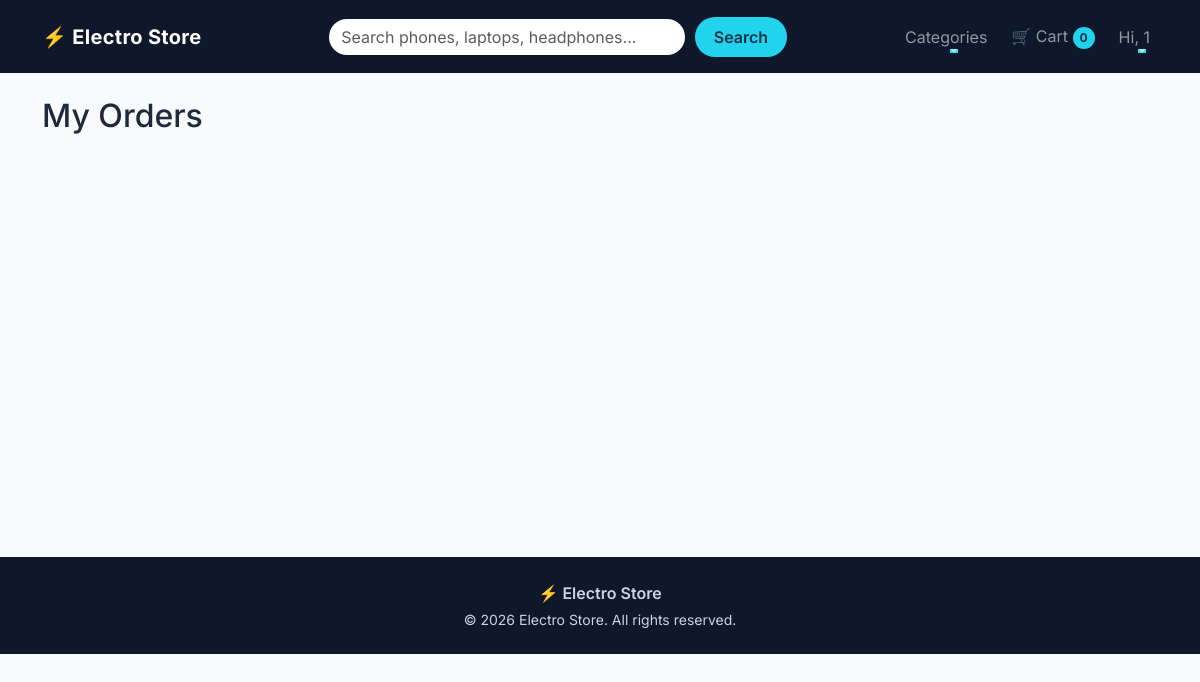
The page /orders/ (signed in) on the database as committed earlier.
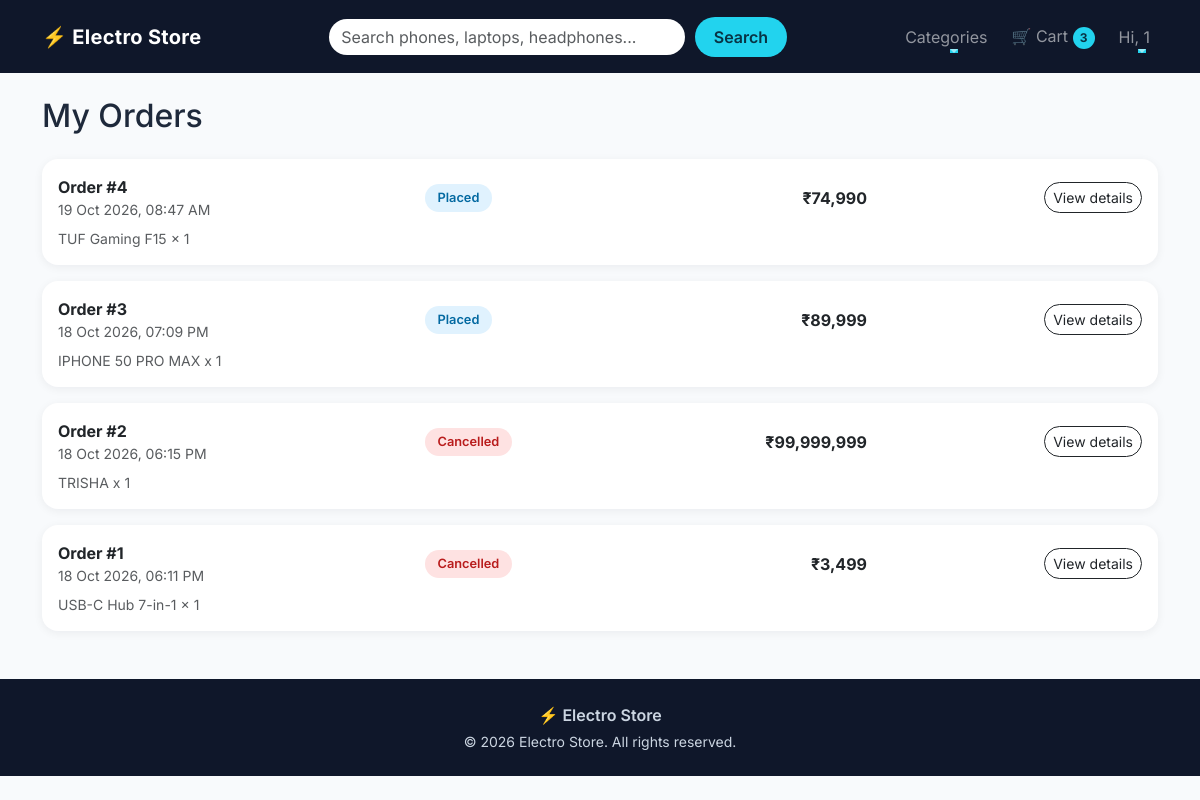
The same page on the database as committed later.
### orders/models.py (models this page shows, shortened)
class Order(models.Model):
    STATUS_CHOICES = [
        ('PLACED', 'Placed'),
        ('SHIPPED', 'Shipped'),
        ('OUT_FOR_DELIVERY', 'Out for delivery'),
        ('DELIVERED', 'Delivered'),
        ('CANCELLED', 'Cancelled'),
    ]
    user = models.ForeignKey(
        settings.AUTH_USER_MODEL,
        on_delete=models.CASCADE,
        related_name='orders'
    )
    full_name = models.CharField(max_length=100)
    phone = models.CharField(max_length=15)
    address_line = models.CharField(max_length=255)
    city = models.CharField(max_length=100)
    state = models.CharField(max_length=100)
    pincode = models.CharField(max_length=10)
    total_amount = models.DecimalField(max_digits=10, decimal_places=2)
    status = models.CharField(
        max_length=20,
        choices=STATUS_CHOICES,
        default='PLACED'
    )
    created_at = models.DateTimeField(auto_now_add=True)
    class Meta:
        ordering = ['-created_at']

class OrderItem(models.Model):
    order = models.ForeignKey(
        Order,
        on_delete=models.CASCADE,
        related_name='items'
    )
    product = models.ForeignKey(
        Product,
        on_delete=models.SET_NULL,
        null=True,
        blank=True
    )
    product_name = models.CharField(max_length=200)
    price = models.DecimalField(max_digits=10, decimal_places=2)
    quantity = models.PositiveIntegerField()

### orders/views.py (the view)
# urls.py: path('', views.order_list_view, name='order_list'),
@login_required
def order_list_view(request):
    orders = request.user.orders.prefetch_related('items')
    return render(
        request,
        'orders_templates/order_list.html',
        {'orders': orders}
    )

### cart/context_processors.py (called while the page is built)
def cart_count(request):
    count = 0
    if request.user.is_authenticated:
        cart = Cart.objects.filter(user=request.user).first()
        if cart:
            count = cart.total_items
    return {'cart_count': count}

### cart/models.py (called while the page is built)
    @property
    def total_items(self):
        return sum(item.quantity for item in self.items.all())

### store/context_processors.py (called while the page is built)
def categories(request):
    return {'nav_categories' : Category.objects.all()}

def wishlist_ids(request):
    if request.user.is_authenticated:
        ids = set(
            Wishlist.objects.filter(
                user=request.user
            ).values_list('product_id', flat=True)
        )
    else:
        ids = set()
    return {'wishlist_ids': ids}

### templates/orders_templates/order_list.html (shortened to what this page needs)
{% extends 'base.html' %}
{% load humanize %}
{% block content %}
<h2 class="mb-4">My Orders</h2>
{% for order in orders %}
<div class="card order-card mb-3 reveal">
  <div class="card-body">
    <div class="row align-items-center g-3">
      <div class="col-12 col-md-4">
        <strong>Order #{{ order.id }}</strong>
        <div class="text-muted small">{{ order.created_at|date:"d M Y, h:i A" }}</div>
      </div>
      <div class="col-6 col-md-3">
        <span class="status-badge status-{{ order.status }}">{{ order.get_status_display }}</span>
      </div>
      <div class="col-6 col-md-2 text-md-end fw-bold">
        ₹{{ order.total_amount|floatformat:0|intcomma }}
      </div>
      <div class="col-12 col-md-3 text-md-end">
        <a href="{% url 'orders:order_detail' order.id %}" class="btn btn-sm btn-outline-dark rounded-pill">View details</a>
      </div>
    </div>
    <div class="text-muted small mt-2">
      {% for item in order.items.all %}{{ item.product_name }} x {{ item.quantity }}{% if not forloop.last %}, {% endif %}{% endfor %}
    </div>
  </div>
</div>
{% endfor %}
{% endblock %}

### templates/base.html (shortened to what this page needs)
{% load static %}
<!DOCTYPE html>
<html lang="en">
<head>
  <link href="https://cdn.jsdelivr.net/npm/bootstrap@5.3.3/dist/css/bootstrap.min.css" rel="stylesheet">
  <link href="{% static 'css/style.css' %}" rel="stylesheet">
</head>
<body>
  <nav class="navbar navbar-expand-lg navbar-dark sticky-top site-navbar" id="mainNavbar">
    <div class="container">
      <a class="navbar-brand" href="{% url 'store:home' %}"><span class="brand-icon">⚡</span> Electro Store</a>
      <div class="collapse navbar-collapse" id="navMenu">
        <form class="search-form mx-lg-auto my-3 my-lg-0" role="search" action="{% url 'store:product_list' %}"
          method="get">
          <input class="form-control" type="search" name="q" placeholder="Search phones, laptops, headphones...">
          <button class="btn btn-accent" type="submit">Search</button>
        </form>
        <ul class="navbar-nav align-items-lg-center gap-lg-2">
          <li class="nav-item dropdown">
            <a class="nav-link nav-anim dropdown-toggle" href="#" role="button" data-bs-toggle="dropdown"
              aria-expanded="false">
              Categories
            </a>
          </li>
          <li class="nav-item">
            <a class="nav-link nav-anim" href="{% url 'cart:cart_detail' %}">
              🛒 Cart <span class="cart-badge" id="cartCount">{{ cart_count }}</span>
            </a>
          </li>
          {% if user.is_authenticated %}
          <li class="nav-item dropdown">
            <a class="nav-link nav-anim dropdown-toggle" href="#" role="button" data-bs-toggle="dropdown"
              aria-expanded="false">
              Hi, {{ user.first_name|default:user.username }}
            </a>
          </li>
          {% else %}
          <li class="nav-item"><a class="nav-link nav-anim" href="{% url 'accounts:login' %}">Login</a></li>
          <li class="nav-item"><a class="btn btn-accent ms-lg-2" href="{% url 'accounts:signup' %}">Sign Up</a></li>
          {% endif %}
        </ul>
      </div>
    </div>
  </nav>
  <main class="container my-4 page-content">
    {% block content %}{% endblock %}
  </main>
  <footer class="site-footer mt-5">
    <div class="container py-4 text-center">
      <p class="mb-1 fw-semibold">⚡ Electro Store</p>
      <p class="mb-0 small">© 2026 Electro Store. All rights reserved.</p>
    </div>
  </footer>
</body>
</html>

Rows that differ between the two databases and show on the page:
added Order: id "4", created_at "19 Oct 2026, 08:47 AM", status "Placed", total_amount "74,990"
added OrderItem: product_name "TUF Gaming F15", quantity "1", shown under "4"
now on this page (row unchanged): Order: id "3", created_at "18 Oct 2026, 07:09 PM", status "Placed", total_amount "89,999"
now on this page (row edited): OrderItem: product_name "IPHONE 50 PRO MAX", quantity "1", shown under "3"
now on this page (row unchanged): Order: id "2", created_at "18 Oct 2026, 06:15 PM", status "Cancelled", total_amount "99,999,999"
now on this page (row edited): OrderItem: product_name "TRISHA", quantity "1", shown under "2"
now on this page (row unchanged): Order: id "1", created_at "18 Oct 2026, 06:11 PM", status "Cancelled", total_amount "3,499"
now on this page (row unchanged): OrderItem: product_name "USB-C Hub 7-in-1", quantity "1"
Other text that changed with them:
{{ cart_count }}: "0" → "3"
